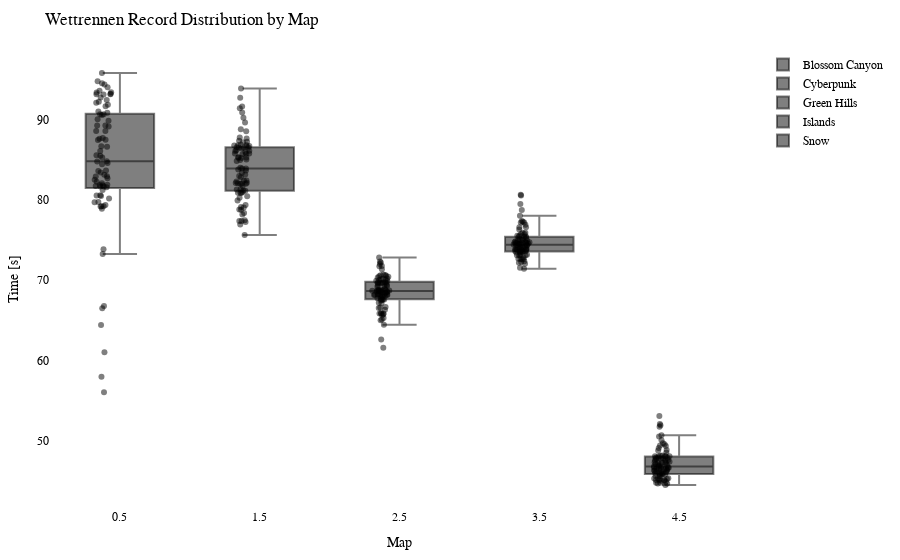

Notebook cell for this chart:
### Code cell
import plotly.graph_objects as go
import plotly.io as pio

df = getRecordsDataframe(minigame="Wettrennen")

# Calculate the offset for centering the data points
num_columns = len(df.columns)
offset = 0.5

# Create a Swarm plot using Plotly
fig = go.Figure()

for i, column in enumerate(df.columns):
    x_values = [i + offset] * len(df[column])  # Adjust x-values with offset for horizontal centering
    fig.add_trace(go.Box(x=x_values,
                         y=df[column],
                         name=column,
                         boxpoints='all',
                         pointpos=-0.5,  # Adjust point position to prevent overlapping
                         marker=dict(color='rgba(0,0,0,0.5)', size=6),  # Adjust marker color and size
                         hovertext=df.index,
                         hoverinfo='text+y'))

fig.update_layout(title="Wettrennen Record Distribution by Map",
                  xaxis=dict(title="Map"),
                  yaxis=dict(title="Time [s]"),
                  showlegend=True,
                  font=dict(family="Arial", size=12, color="black"),  # Customize font
                  plot_bgcolor="white",  # Set background color
                  margin=dict(l=50, r=50, t=50, b=50),  # Adjust margins for better layout
                  )

pio.show(fig)

pio.write_html(fig, "out/wettr_swarm_plot.html")

### Figure 1 — Plotly figure (JSON) as saved in the notebook; plotly's stock layout.template omitted (floating-point values rounded to 4 significant figures)
{"data": [{"boxpoints": "all", "hoverinfo": "text+y", "hovertext": ["agowskyy", "Anni808", "Axollotel", "BacardiSprite", "bawskey", "BearchenGott", "BusinessBent", "byTobi", "cediiiiii_10", "Chander24", "Chrisi20101", "crocodile1870", "cxl1lo", "DarkCobweb", "DerBaumIstDerWeg", "Ex4cted", "Falke23_5", "Feinberg", "Fflopse", "ForceFox", "Freeeedom", "frutigall", "GeneralEnte06", "Gerrygames", "Gobo9", "GrafikKatze", "Grapfen", "H1ghsay", "h4nnes", "Harold_Sensemann", "HerrDante", "Jan2220", "JennieKim", "jimmi1410", "JOW23", "Joy_8oy", "JustK1lling", "KakaMC", "Kanickelul", "Kokochampi", "Kokochampo", "Kyuudo", "LeWi_100", "Livgo", "lizsyy", "LordAlexos", "Lubotter2009", "Luis_XYZ", "marbrueck", "Martomias", "Mincheeen", "MrNulfred", "Nexilus", "Ninivee", "officialryzon", "Oronor", "PedroZockt", "Picutar", "PixlNight", "PolizeiDreamy", "Radattel", "Raefinzs", "Ritokii", "rXzEr_Justin", "Sackkerl", "schmaarek", "Sebi1801", "Seemops_8", "Sey__", "SpeckyCut", "StaudammAusHolz", "Tomiokey", "tsuneee", "twitchparaskiill", "Umgfoin", "WirdNichtGeladen", "Wissender", "xBaumeisterin", "xX_Dima_ggg_Xx6", "xX_Masha_ggg_Xx9", "ymq_", "yzvm", "zTotito", "_n3d", "_Waldi_"], "marker": {"color": "rgba(0,0,0,0.5)", "size": 6}, "name": "Blossom Canyon", "pointpos": -0.5, "type": "box", "x": [0.5, 0.5, 0.5, 0.5, 0.5, 0.5, 0.5, 0.5, 0.5, 0.5, 0.5, 0.5, 0.5, 0.5, 0.5, 0.5, 0.5, 0.5, 0.5, 0.5, 0.5, 0.5, 0.5, 0.5, 0.5, 0.5, 0.5, 0.5, 0.5, 0.5, 0.5, 0.5, 0.5, 0.5, 0.5, 0.5, 0.5, 0.5, 0.5, 0.5, 0.5, 0.5, 0.5, 0.5, 0.5, 0.5, 0.5, 0.5, 0.5, 0.5, 0.5, 0.5, 0.5, 0.5, 0.5, 0.5, 0.5, 0.5, 0.5, 0.5, 0.5, 0.5, 0.5, 0.5, 0.5, 0.5, 0.5, 0.5, 0.5, 0.5, 0.5, 0.5, 0.5, 0.5, 0.5, 0.5, 0.5, 0.5, 0.5, 0.5, 0.5, 0.5, 0.5, 0.5, 0.5], "y": [90.64, 82.91, 90.02, 81.72, 81.66, 64.39, 94.5, 88.57, 78.88, 87.48, 82.5, 87.43, 83.1, 93.4, 89.85, 81.8, 92.22, null, 56.03, 89.25, 80.46, 89.11, 73.25, 94.35, 61.01, 79.69, 81.56, 85.48, 94.01, 93.21, 80.57, 82.92, 89.23, 93.1, 84.58, 82.05, 82.69, 85.55, null, 93.57, 93.36, 80.15, 57.95, 91.63, 79.2, 90.66, 81.85, 84.44, 92.74, 83.39, 66.77, 83.58, 87.59, 84.77, 82.24, 94.76, 79.35, 73.84, 83.65, 95.8, 92.09, 88.55, 92.43, 84.81, 90.56, 81.66, null, 86.67, 81.22, null, 93.13, 90.98, 79.72, 93.15, 81.87, 86.08, 90.84, 66.49, 85.27, 87.69, 79.16, 79.21, 86.61, 80.53, 91.83]}, {"boxpoints": "all", "hoverinfo": "text+y", "hovertext": ["agowskyy", "Anni808", "Axollotel", "BacardiSprite", "bawskey", "BearchenGott", "BusinessBent", "byTobi", "cediiiiii_10", "Chander24", "Chrisi20101", "crocodile1870", "cxl1lo", "DarkCobweb", "DerBaumIstDerWeg", "Ex4cted", "Falke23_5", "Feinberg", "Fflopse", "ForceFox", "Freeeedom", "frutigall", "GeneralEnte06", "Gerrygames", "Gobo9", "GrafikKatze", "Grapfen", "H1ghsay", "h4nnes", "Harold_Sensemann", "HerrDante", "Jan2220", "JennieKim", "jimmi1410", "JOW23", "Joy_8oy", "JustK1lling", "KakaMC", "Kanickelul", "Kokochampi", "Kokochampo", "Kyuudo", "LeWi_100", "Livgo", "lizsyy", "LordAlexos", "Lubotter2009", "Luis_XYZ", "marbrueck", "Martomias", "Mincheeen", "MrNulfred", "Nexilus", "Ninivee", "officialryzon", "Oronor", "PedroZockt", "Picutar", "PixlNight", "PolizeiDreamy", "Radattel", "Raefinzs", "Ritokii", "rXzEr_Justin", "Sackkerl", "schmaarek", "Sebi1801", "Seemops_8", "Sey__", "SpeckyCut", "StaudammAusHolz", "Tomiokey", "tsuneee", "twitchparaskiill", "Umgfoin", "WirdNichtGeladen", "Wissender", "xBaumeisterin", "xX_Dima_ggg_Xx6", "xX_Masha_ggg_Xx9", "ymq_", "yzvm", "zTotito", "_n3d", "_Waldi_"], "marker": {"color": "rgba(0,0,0,0.5)", "size": 6}, "name": "Cyberpunk", "pointpos": -0.5, "type": "box", "x": [1.5, 1.5, 1.5, 1.5, 1.5, 1.5, 1.5, 1.5, 1.5, 1.5, 1.5, 1.5, 1.5, 1.5, 1.5, 1.5, 1.5, 1.5, 1.5, 1.5, 1.5, 1.5, 1.5, 1.5, 1.5, 1.5, 1.5, 1.5, 1.5, 1.5, 1.5, 1.5, 1.5, 1.5, 1.5, 1.5, 1.5, 1.5, 1.5, 1.5, 1.5, 1.5, 1.5, 1.5, 1.5, 1.5, 1.5, 1.5, 1.5, 1.5, 1.5, 1.5, 1.5, 1.5, 1.5, 1.5, 1.5, 1.5, 1.5, 1.5, 1.5, 1.5, 1.5, 1.5, 1.5, 1.5, 1.5, 1.5, 1.5, 1.5, 1.5, 1.5, 1.5, 1.5, 1.5, 1.5, 1.5, 1.5, 1.5, 1.5, 1.5, 1.5, 1.5, 1.5, 1.5], "y": [86.55, 81.29, 85.25, 81.13, 82.12, 76.92, 88.78, 85.96, 78.8, 86.5, 82.0, 85.02, 83.38, 84.95, 81.73, 80.89, 92.69, 86.17, 75.62, 86.4, 80.89, 83.65, 79.34, 81.29, 77.44, 82.4, 82.79, 85.76, 84.82, 83.88, 80.25, 81.96, 86.1, 85.72, 82.03, 85.78, 80.43, 82.09, null, 91.4, 91.62, 77.37, 82.27, 88.52, 79.05, 85.66, 83.88, 85.28, 90.87, 82.07, 82.41, 87.22, 87.16, 85.25, 85.2, 86.48, 78.35, 81.14, 83.14, 90.23, 86.89, 82.95, 86.78, 87.77, 86.52, 77.23, null, 89.62, 78.16, 93.86, 87.35, 86.68, 79.91, 86.75, 80.84, 83.99, 86.07, 80.94, 83.78, 86.7, 77.37, 79.11, 86.82, 78.75, 87.64]}, {"boxpoints": "all", "hoverinfo": "text+y", "hovertext": ["agowskyy", "Anni808", "Axollotel", "BacardiSprite", "bawskey", "BearchenGott", "BusinessBent", "byTobi", "cediiiiii_10", "Chander24", "Chrisi20101", "crocodile1870", "cxl1lo", "DarkCobweb", "DerBaumIstDerWeg", "Ex4cted", "Falke23_5", "Feinberg", "Fflopse", "ForceFox", "Freeeedom", "frutigall", "GeneralEnte06", "Gerrygames", "Gobo9", "GrafikKatze", "Grapfen", "H1ghsay", "h4nnes", "Harold_Sensemann", "HerrDante", "Jan2220", "JennieKim", "jimmi1410", "JOW23", "Joy_8oy", "JustK1lling", "KakaMC", "Kanickelul", "Kokochampi", "Kokochampo", "Kyuudo", "LeWi_100", "Livgo", "lizsyy", "LordAlexos", "Lubotter2009", "Luis_XYZ", "marbrueck", "Martomias", "Mincheeen", "MrNulfred", "Nexilus", "Ninivee", "officialryzon", "Oronor", "PedroZockt", "Picutar", "PixlNight", "PolizeiDreamy", "Radattel", "Raefinzs", "Ritokii", "rXzEr_Justin", "Sackkerl", "schmaarek", "Sebi1801", "Seemops_8", "Sey__", "SpeckyCut", "StaudammAusHolz", "Tomiokey", "tsuneee", "twitchparaskiill", "Umgfoin", "WirdNichtGeladen", "Wissender", "xBaumeisterin", "xX_Dima_ggg_Xx6", "xX_Masha_ggg_Xx9", "ymq_", "yzvm", "zTotito", "_n3d", "_Waldi_"], "marker": {"color": "rgba(0,0,0,0.5)", "size": 6}, "name": "Green Hills", "pointpos": -0.5, "type": "box", "x": [2.5, 2.5, 2.5, 2.5, 2.5, 2.5, 2.5, 2.5, 2.5, 2.5, 2.5, 2.5, 2.5, 2.5, 2.5, 2.5, 2.5, 2.5, 2.5, 2.5, 2.5, 2.5, 2.5, 2.5, 2.5, 2.5, 2.5, 2.5, 2.5, 2.5, 2.5, 2.5, 2.5, 2.5, 2.5, 2.5, 2.5, 2.5, 2.5, 2.5, 2.5, 2.5, 2.5, 2.5, 2.5, 2.5, 2.5, 2.5, 2.5, 2.5, 2.5, 2.5, 2.5, 2.5, 2.5, 2.5, 2.5, 2.5, 2.5, 2.5, 2.5, 2.5, 2.5, 2.5, 2.5, 2.5, 2.5, 2.5, 2.5, 2.5, 2.5, 2.5, 2.5, 2.5, 2.5, 2.5, 2.5, 2.5, 2.5, 2.5, 2.5, 2.5, 2.5, 2.5, 2.5], "y": [69.39, 68.51, 71.75, 67.63, 68.13, 65.82, 72.19, 68.71, 64.44, 72.31, 68.72, 70.53, 68.17, 68.64, 68.59, 65.83, 68.91, 68.72, 65.74, 70.64, 66.57, 68.76, 67.17, 61.56, 62.59, 68.7, 67.75, 70.21, 67.61, 68.2, 65.0, 68.76, 69.25, 69.74, 67.11, 70, 66.64, 65.83, 71.73, 70.61, 70.17, 68.1, 67.98, 72.8, 65.91, 70.06, 68.63, 68.7, 72.0, 67.59, 68.22, 69.66, 68.15, 69.16, 68.47, 69.36, 65.1, 68.19, 67.93, 69.66, 69.26, 70.4, 68.53, 69.59, 70.33, 68.67, 71.34, 69.74, 67.46, 70.7, 69.63, 69.89, 66.51, 68.38, 68.14, 68.28, 70.1, 67.51, 69.9, 69.67, 66.31, 65.26, 70.49, 65.67, 68.09]}, {"boxpoints": "all", "hoverinfo": "text+y", "hovertext": ["agowskyy", "Anni808", "Axollotel", "BacardiSprite", "bawskey", "BearchenGott", "BusinessBent", "byTobi", "cediiiiii_10", "Chander24", "Chrisi20101", "crocodile1870", "cxl1lo", "DarkCobweb", "DerBaumIstDerWeg", "Ex4cted", "Falke23_5", "Feinberg", "Fflopse", "ForceFox", "Freeeedom", "frutigall", "GeneralEnte06", "Gerrygames", "Gobo9", "GrafikKatze", "Grapfen", "H1ghsay", "h4nnes", "Harold_Sensemann", "HerrDante", "Jan2220", "JennieKim", "jimmi1410", "JOW23", "Joy_8oy", "JustK1lling", "KakaMC", "Kanickelul", "Kokochampi", "Kokochampo", "Kyuudo", "LeWi_100", "Livgo", "lizsyy", "LordAlexos", "Lubotter2009", "Luis_XYZ", "marbrueck", "Martomias", "Mincheeen", "MrNulfred", "Nexilus", "Ninivee", "officialryzon", "Oronor", "PedroZockt", "Picutar", "PixlNight", "PolizeiDreamy", "Radattel", "Raefinzs", "Ritokii", "rXzEr_Justin", "Sackkerl", "schmaarek", "Sebi1801", "Seemops_8", "Sey__", "SpeckyCut", "StaudammAusHolz", "Tomiokey", "tsuneee", "twitchparaskiill", "Umgfoin", "WirdNichtGeladen", "Wissender", "xBaumeisterin", "xX_Dima_ggg_Xx6", "xX_Masha_ggg_Xx9", "ymq_", "yzvm", "zTotito", "_n3d", "_Waldi_"], "marker": {"color": "rgba(0,0,0,0.5)", "size": 6}, "name": "Islands", "pointpos": -0.5, "type": "box", "x": [3.5, 3.5, 3.5, 3.5, 3.5, 3.5, 3.5, 3.5, 3.5, 3.5, 3.5, 3.5, 3.5, 3.5, 3.5, 3.5, 3.5, 3.5, 3.5, 3.5, 3.5, 3.5, 3.5, 3.5, 3.5, 3.5, 3.5, 3.5, 3.5, 3.5, 3.5, 3.5, 3.5, 3.5, 3.5, 3.5, 3.5, 3.5, 3.5, 3.5, 3.5, 3.5, 3.5, 3.5, 3.5, 3.5, 3.5, 3.5, 3.5, 3.5, 3.5, 3.5, 3.5, 3.5, 3.5, 3.5, 3.5, 3.5, 3.5, 3.5, 3.5, 3.5, 3.5, 3.5, 3.5, 3.5, 3.5, 3.5, 3.5, 3.5, 3.5, 3.5, 3.5, 3.5, 3.5, 3.5, 3.5, 3.5, 3.5, 3.5, 3.5, 3.5, 3.5, 3.5, 3.5], "y": [76.29, 73.67, 73.99, 74.3, 74.08, 73.51, 77.17, 73.77, 71.41, 75.74, 74.61, 74.55, 74.99, 73.09, 73.43, 72.78, 75.51, 74.75, 72.65, 74.17, 73.09, 74.97, 73.85, 73.1, 72.02, 75.42, 73.62, 75.39, 74.72, 75.9, 72.17, 74.33, 74.11, 76.9, 72.64, 75.04, null, 72.6, 80.52, 75.54, 78.72, 73.75, 72.24, 76.57, 72.6, 75.72, 73.44, 74.94, 74.54, 73.57, 74.4, 75.04, 74.64, 74.44, 74.23, 74.64, 73.1, 73.54, 73.58, 75.28, 74.37, 77.16, 79.46, 75.42, 74.6, 73.69, 80.62, 78, 73.28, 75.89, 74.36, 77.36, 73.88, 76.59, 73.71, 74.53, 73.9, 73.14, 74.72, 77.27, 71.52, 72.33, 74.67, 73.83, 74.84]}, {"boxpoints": "all", "hoverinfo": "text+y", "hovertext": ["agowskyy", "Anni808", "Axollotel", "BacardiSprite", "bawskey", "BearchenGott", "BusinessBent", "byTobi", "cediiiiii_10", "Chander24", "Chrisi20101", "crocodile1870", "cxl1lo", "DarkCobweb", "DerBaumIstDerWeg", "Ex4cted", "Falke23_5", "Feinberg", "Fflopse", "ForceFox", "Freeeedom", "frutigall", "GeneralEnte06", "Gerrygames", "Gobo9", "GrafikKatze", "Grapfen", "H1ghsay", "h4nnes", "Harold_Sensemann", "HerrDante", "Jan2220", "JennieKim", "jimmi1410", "JOW23", "Joy_8oy", "JustK1lling", "KakaMC", "Kanickelul", "Kokochampi", "Kokochampo", "Kyuudo", "LeWi_100", "Livgo", "lizsyy", "LordAlexos", "Lubotter2009", "Luis_XYZ", "marbrueck", "Martomias", "Mincheeen", "MrNulfred", "Nexilus", "Ninivee", "officialryzon", "Oronor", "PedroZockt", "Picutar", "PixlNight", "PolizeiDreamy", "Radattel", "Raefinzs", "Ritokii", "rXzEr_Justin", "Sackkerl", "schmaarek", "Sebi1801", "Seemops_8", "Sey__", "SpeckyCut", "StaudammAusHolz", "Tomiokey", "tsuneee", "twitchparaskiill", "Umgfoin", "WirdNichtGeladen", "Wissender", "xBaumeisterin", "xX_Dima_ggg_Xx6", "xX_Masha_ggg_Xx9", "ymq_", "yzvm", "zTotito", "_n3d", "_Waldi_"], "marker": {"color": "rgba(0,0,0,0.5)", "size": 6}, "name": "Snow", "pointpos": -0.5, "type": "box", "x": [4.5, 4.5, 4.5, 4.5, 4.5, 4.5, 4.5, 4.5, 4.5, 4.5, 4.5, 4.5, 4.5, 4.5, 4.5, 4.5, 4.5, 4.5, 4.5, 4.5, 4.5, 4.5, 4.5, 4.5, 4.5, 4.5, 4.5, 4.5, 4.5, 4.5, 4.5, 4.5, 4.5, 4.5, 4.5, 4.5, 4.5, 4.5, 4.5, 4.5, 4.5, 4.5, 4.5, 4.5, 4.5, 4.5, 4.5, 4.5, 4.5, 4.5, 4.5, 4.5, 4.5, 4.5, 4.5, 4.5, 4.5, 4.5, 4.5, 4.5, 4.5, 4.5, 4.5, 4.5, 4.5, 4.5, 4.5, 4.5, 4.5, 4.5, 4.5, 4.5, 4.5, 4.5, 4.5, 4.5, 4.5, 4.5, 4.5, 4.5, 4.5, 4.5, 4.5, 4.5, 4.5], "y": [48.83, 46.5, 47.57, 46.92, 46.42, 45.13, 49.41, 48.08, 44.68, 52.08, 48.52, 47.88, 46.67, 46.3, 46.25, 45.21, 46.81, 51.73, 44.75, 53.07, 45.21, 47.07, 44.97, 45.85, 44.47, 45.1, 45.96, 48.13, 46.61, 47.3, 45.06, 45.86, 46.63, 47.86, 46.51, 48.07, 45.61, 45.83, 50.04, 51.93, 49.33, 46.51, 45.31, 50.52, 44.67, 47.31, 47.2, 46.28, 46.79, 45.62, 46.18, 48.15, 47.18, 47.08, 47.73, 47.81, 45.3, 46.06, 45.96, 47.71, 47.87, 46.67, 47.39, 49.56, 50.67, 45.03, 48.05, 46.45, 45.79, 47.59, 46.78, 48.05, 45.28, 46.89, 46.16, 47.57, 48.04, 45.62, 48.76, 49.69, 44.88, 44.77, 47.3, 46.02, 49.09]}], "layout": {"font": {"color": "black", "family": "Arial", "size": 12}, "margin": {"b": 50, "l": 50, "r": 50, "t": 50}, "plot_bgcolor": "white", "showlegend": true, "title": {"text": "Wettrennen Record Distribution by Map"}, "xaxis": {"title": {"text": "Map"}}, "yaxis": {"title": {"text": "Time [s]"}}}}
